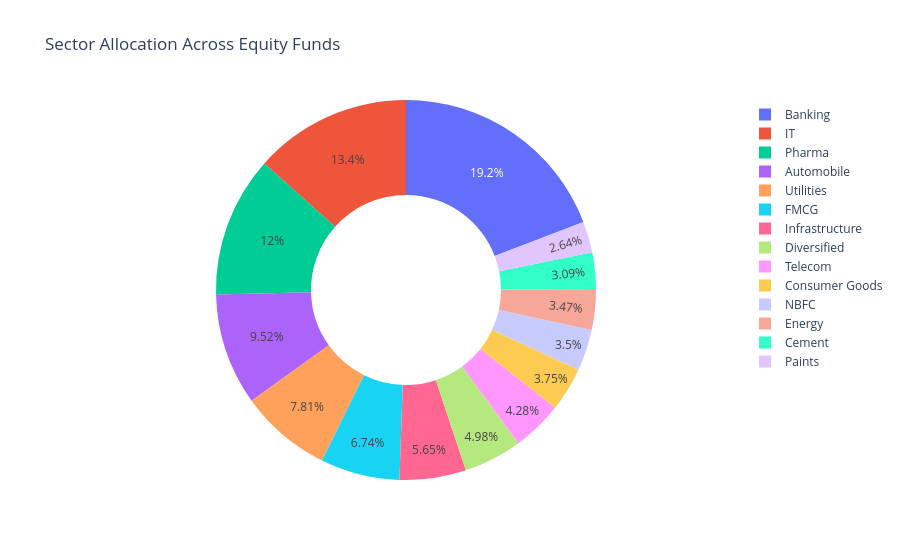

Source (notebook cell):
### Markdown cell above
## Chart 12 :Sector Allocation Analysis

### Code cell
sector_weights = portfolio.groupby(
    "sector"
)["weight_pct"].sum()

fig = px.pie(
    values=sector_weights.values,
    names=sector_weights.index,
    hole=0.5,
    title="Sector Allocation Across Equity Funds"
)

fig.write_image(
    "../reports/sector_allocation_donut.png"
)

fig.show()

### Figure 1 — Plotly figure (JSON) as saved in the notebook; plotly's stock layout.template omitted (floating-point values rounded to 4 significant figures)
{"data": [{"domain": {"x": [0, 1], "y": [0, 1]}, "hole": 0.5, "hovertemplate": "label=%{label}<br>value=%{value}<extra></extra>", "labels": ["Automobile", "Banking", "Cement", "Consumer Goods", "Diversified", "Energy", "FMCG", "IT", "Infrastructure", "NBFC", "Paints", "Pharma", "Telecom", "Utilities"], "legendgroup": "", "name": "", "showlegend": true, "type": "pie", "values": [323.6, 652.3, 105.0, 127.6, 169.2, 117.9, 229.1, 455.5, 192.2, 119.1, 89.86, 407.4, 145.6, 265.5]}], "layout": {"legend": {"tracegroupgap": 0}, "title": {"text": "Sector Allocation Across Equity Funds"}}}
